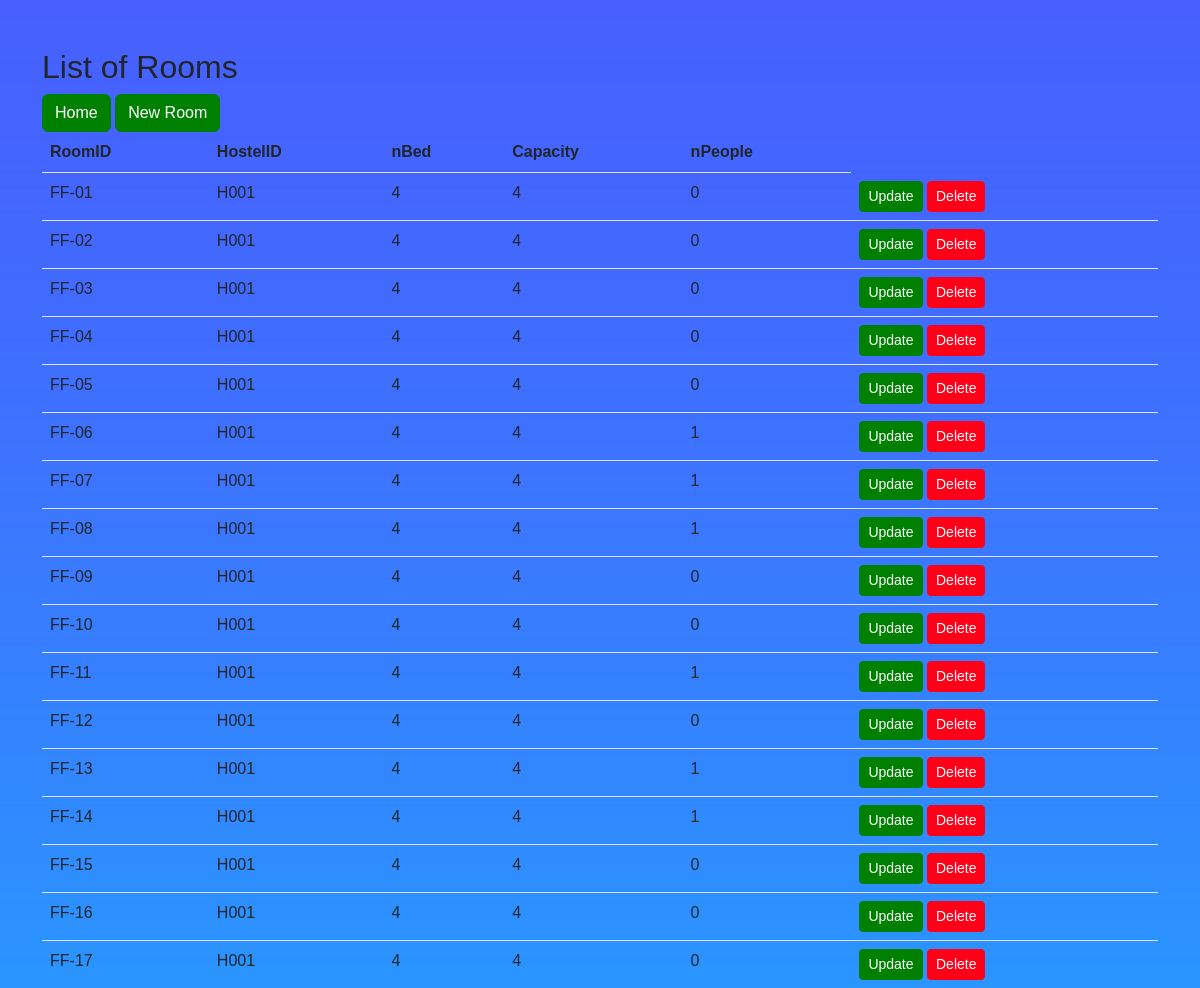
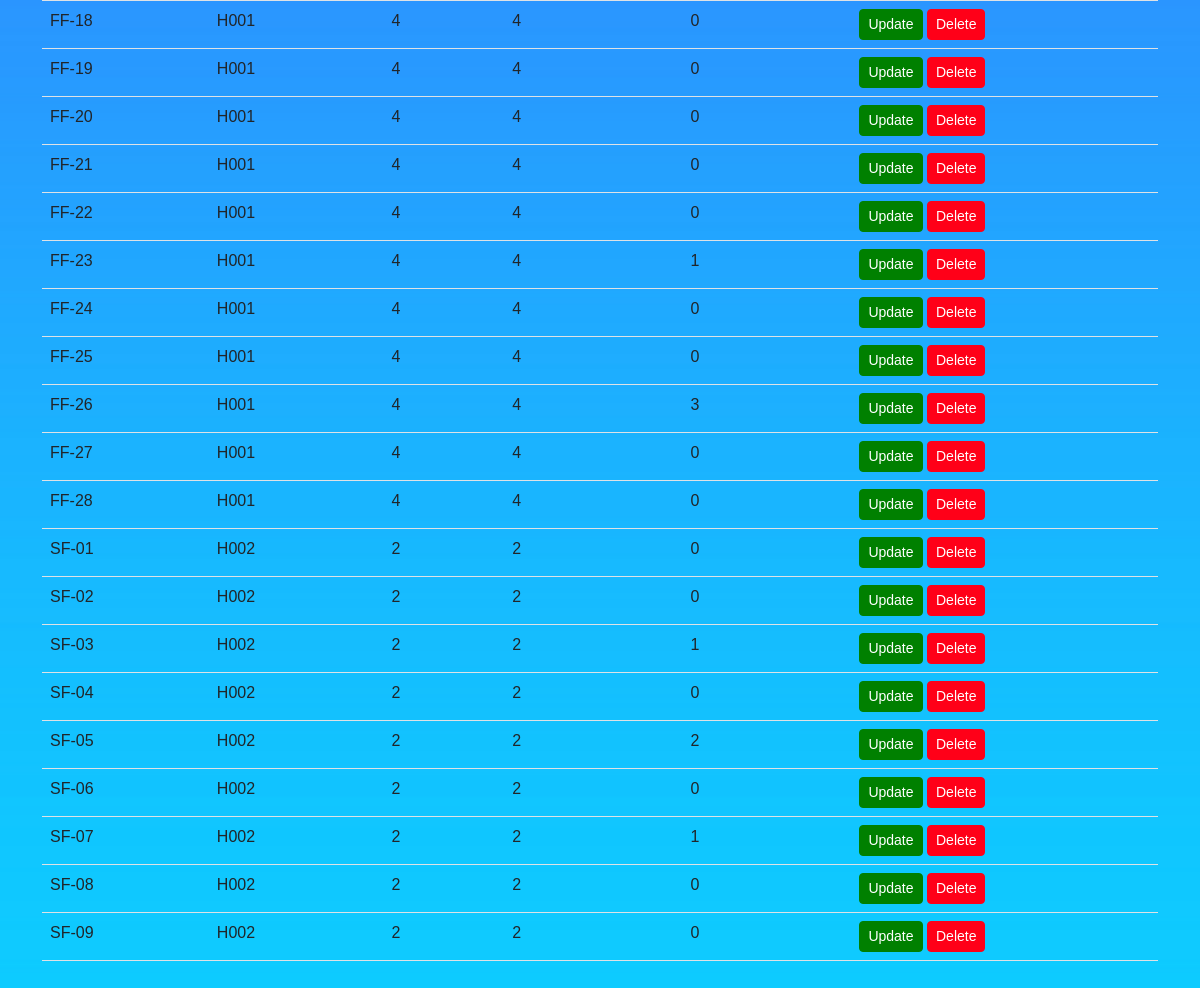
Screenshot of /IndexRoom.php (signed in) with the database file from the repository (2 pictures, top to bottom).
### tables this page shows
CREATE TABLE `room` (
  `RoomID` varchar(9) NOT NULL,
  `HostelID` varchar(4) DEFAULT NULL,
  `nBed` int(11) NOT NULL,
  `Capacity` int(11) NOT NULL,
  `nPeople` int(11) NOT NULL
);

### IndexRoom.php (the view, shortened to what this page needs)
<!DOCTYPE html>
<html lang="en">
<head>
    <link rel="stylesheet" href="https://cdn.jsdelivr.net/npm/bootstrap@5.2.2/dist/css/bootstrap.min.css">
    <link rel="stylesheet" type="text/css" href="EditDeleteButton.css">
</head>
<body>
    <div class="container my-5">
        <h2>List of Rooms</h2>
        <a class="btn btn-head" href="/HostelManagement/HomeEmployee.php" role="button">Home</a>
        <a class="btn btn-head" href="/HostelManagement/AddRoom.php" role="button">New Room</a>
        <br>
        <table class="table">
            <thead>
                <tr>
                    <th>RoomID</th>
                    <th>HostelID</th>
                    <th>nBed</th>
                    <th>Capacity</th>
                    <th>nPeople</th>
                </tr>
            </thead>
            <tbody>
                <?php
                $servername = "localhost";
                $username = "root";
                $password = "";
                $database = "hostel management system";
                $connection = new mysqli($servername, $username, $password, $database);
                $sql = "SELECT * FROM room";
                $result = $connection->query($sql);
                while ($row = $result->fetch_assoc()) {
                    echo "
                    <tr>
                    <td>$row[RoomID]</td>
                    <td>$row[HostelID]</td>
                    <td>$row[nBed]</td>
                    <td>$row[Capacity]</td>
                    <td>$row[nPeople]</td>
                    <td>
                        <a class='btn btn-head btn-sm' href='/HostelManagement/UpdateRoom.php?RoomID=$row[RoomID]'>Update</a>
                        <a class='btn btn-delete btn-sm' href='/HostelManagement/DeleteRoom.php?RoomID=$row[RoomID]'>Delete</a>
                    </td>
                    </tr>
                    ";
                }
                ?>
            </tbody>
        </table>
    </div>
</body>
</html>

### EditDeleteButton.css (style rules this page uses)
.btn-delete { --bs-btn-color: #fff; --bs-btn-bg: #ff0018; --bs-btn-border-color: #ff0018; --bs-btn-hover-color: #fff; --bs-btn-hover-bg: #0b5ed7; --bs-btn-hover-border-color: #0a58ca; --bs-btn-focus-shadow-rgb: 49, 132, 253; --bs-btn-active-color: #fff; --bs-btn-active-bg: #0a58ca; --bs-btn-active-border-color: #0a53be; --bs-btn-active-shadow: inset 0 3px 5px rgba(0, 0, 0, 0.125); --bs-btn-disabled-color: #fff; --bs-btn-disabled-bg: #ff0018; --bs-btn-disabled-border-color: #ff0018 }
.btn-head { --bs-btn-color: #fff; --bs-btn-bg: #008000; --bs-btn-border-color: #008000; --bs-btn-hover-color: #fff; --bs-btn-hover-bg: #0b5ed7; --bs-btn-hover-border-color: #0a58ca; --bs-btn-focus-shadow-rgb: 49, 132, 253; --bs-btn-active-color: #fff; --bs-btn-active-bg: #0a58ca; --bs-btn-active-border-color: #0a53be; --bs-btn-active-shadow: inset 0 3px 5px rgba(0, 0, 0, 0.125); --bs-btn-disabled-color: #fff; --bs-btn-disabled-bg: #008000; --bs-btn-disabled-border-color: #008000 }

### IndexRoom.php (style rules this page uses)
body { margin: 0; padding: 0; background: url(bgImage.jpg)no-repeat center center fixed; font-family: sans-serif; background-size: cover; }

### rows the page displays
room: RoomID "FF-01", HostelID "H001", nBed "4", Capacity "4", nPeople "0"
room: RoomID "FF-02", HostelID "H001", nBed "4", Capacity "4", nPeople "0"
room: RoomID "FF-03", HostelID "H001", nBed "4", Capacity "4", nPeople "0"
room: RoomID "FF-04", HostelID "H001", nBed "4", Capacity "4", nPeople "0"
room: RoomID "FF-05", HostelID "H001", nBed "4", Capacity "4", nPeople "0"
room: RoomID "FF-06", HostelID "H001", nBed "4", Capacity "4", nPeople "1"
room: RoomID "FF-07", HostelID "H001", nBed "4", Capacity "4", nPeople "1"
room: RoomID "FF-08", HostelID "H001", nBed "4", Capacity "4", nPeople "1"
room: RoomID "FF-09", HostelID "H001", nBed "4", Capacity "4", nPeople "0"
room: RoomID "FF-10", HostelID "H001", nBed "4", Capacity "4", nPeople "0"
room: RoomID "FF-11", HostelID "H001", nBed "4", Capacity "4", nPeople "1"
room: RoomID "FF-12", HostelID "H001", nBed "4", Capacity "4", nPeople "0"
room: RoomID "FF-13", HostelID "H001", nBed "4", Capacity "4", nPeople "1"
room: RoomID "FF-14", HostelID "H001", nBed "4", Capacity "4", nPeople "1"
room: RoomID "FF-15", HostelID "H001", nBed "4", Capacity "4", nPeople "0"
room: RoomID "FF-16", HostelID "H001", nBed "4", Capacity "4", nPeople "0"
room: RoomID "FF-17", HostelID "H001", nBed "4", Capacity "4", nPeople "0"
room: RoomID "FF-18", HostelID "H001", nBed "4", Capacity "4", nPeople "0"
room: RoomID "FF-19", HostelID "H001", nBed "4", Capacity "4", nPeople "0"
room: RoomID "FF-20", HostelID "H001", nBed "4", Capacity "4", nPeople "0"
room: RoomID "FF-21", HostelID "H001", nBed "4", Capacity "4", nPeople "0"
room: RoomID "FF-22", HostelID "H001", nBed "4", Capacity "4", nPeople "0"
room: RoomID "FF-23", HostelID "H001", nBed "4", Capacity "4", nPeople "1"
room: RoomID "FF-24", HostelID "H001", nBed "4", Capacity "4", nPeople "0"
room: RoomID "FF-25", HostelID "H001", nBed "4", Capacity "4", nPeople "0"
room: RoomID "FF-26", HostelID "H001", nBed "4", Capacity "4", nPeople "3"
room: RoomID "FF-27", HostelID "H001", nBed "4", Capacity "4", nPeople "0"
room: RoomID "FF-28", HostelID "H001", nBed "4", Capacity "4", nPeople "0"
room: RoomID "SF-01", HostelID "H002", nBed "2", Capacity "2", nPeople "0"
room: RoomID "SF-02", HostelID "H002", nBed "2", Capacity "2", nPeople "0"
room: RoomID "SF-03", HostelID "H002", nBed "2", Capacity "2", nPeople "1"
room: RoomID "SF-04", HostelID "H002", nBed "2", Capacity "2", nPeople "0"
room: RoomID "SF-05", HostelID "H002", nBed "2", Capacity "2", nPeople "2"
room: RoomID "SF-06", HostelID "H002", nBed "2", Capacity "2", nPeople "0"
room: RoomID "SF-07", HostelID "H002", nBed "2", Capacity "2", nPeople "1"
room: RoomID "SF-08", HostelID "H002", nBed "2", Capacity "2", nPeople "0"
room: RoomID "SF-09", HostelID "H002", nBed "2", Capacity "2", nPeople "0"
